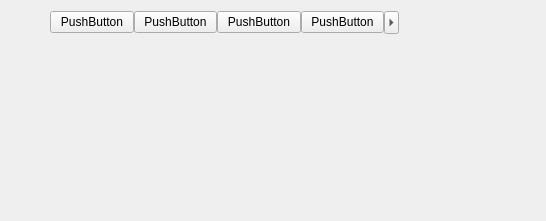
<?xml version="1.0" encoding="UTF-8"?>
<ui version="4.0">
 <class>Frame</class>
 <widget class="QFrame" name="Frame">
  <property name="geometry">
   <rect>
    <x>0</x>
    <y>0</y>
    <width>546</width>
    <height>221</height>
   </rect>
  </property>
  <property name="windowTitle">
   <string>Frame</string>
  </property>
  <property name="frameShape">
   <enum>QFrame::NoFrame</enum>
  </property>
  <property name="frameShadow">
   <enum>QFrame::Sunken</enum>
  </property>
  <widget class="QWidget" name="">
   <property name="geometry">
    <rect>
     <x>50</x>
     <y>10</y>
     <width>349</width>
     <height>25</height>
    </rect>
   </property>
   <layout class="QHBoxLayout" name="horizontalLayout">
    <property name="spacing">
     <number>0</number>
    </property>
    <item>
     <widget class="QPushButton" name="pushButton_2">
      <property name="text">
       <string>PushButton</string>
      </property>
      <property name="flat">
       <bool>false</bool>
      </property>
     </widget>
    </item>
    <item>
     <widget class="QPushButton" name="pushButton">
      <property name="text">
       <string>PushButton</string>
      </property>
      <property name="flat">
       <bool>false</bool>
      </property>
     </widget>
    </item>
    <item>
     <widget class="QPushButton" name="pushButton_3">
      <property name="text">
       <string>PushButton</string>
      </property>
      <property name="flat">
       <bool>false</bool>
      </property>
     </widget>
    </item>
    <item>
     <widget class="QPushButton" name="pushButton_4">
      <property name="text">
       <string>PushButton</string>
      </property>
      <property name="flat">
       <bool>false</bool>
      </property>
     </widget>
    </item>
    <item>
     <widget class="QToolButton" name="toolButton">
      <property name="sizePolicy">
       <sizepolicy hsizetype="Fixed" vsizetype="Fixed">
        <horstretch>0</horstretch>
        <verstretch>0</verstretch>
       </sizepolicy>
      </property>
      <property name="maximumSize">
       <size>
        <width>15</width>
        <height>23</height>
       </size>
      </property>
      <property name="text">
       <string/>
      </property>
      <property name="popupMode">
       <enum>QToolButton::InstantPopup</enum>
      </property>
      <property name="autoRaise">
       <bool>false</bool>
      </property>
      <property name="arrowType">
       <enum>Qt::RightArrow</enum>
      </property>
     </widget>
    </item>
   </layout>
  </widget>
 </widget>
 <resources/>
 <connections/>
</ui>
